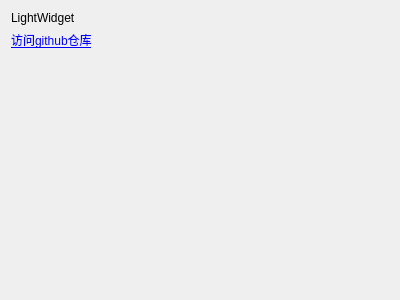
<?xml version="1.0" encoding="UTF-8"?>
<ui version="4.0">
 <class>AboutWindow</class>
 <widget class="QWidget" name="AboutWindow">
  <property name="geometry">
   <rect>
    <x>0</x>
    <y>0</y>
    <width>400</width>
    <height>300</height>
   </rect>
  </property>
  <property name="windowTitle">
   <string>关于</string>
  </property>
  <layout class="QGridLayout" name="gridLayout">
   <item row="0" column="0">
    <widget class="QLabel" name="labelTitle">
     <property name="text">
      <string>LightWidget</string>
     </property>
    </widget>
   </item>
   <item row="1" column="0">
    <widget class="QLabel" name="labelLink">
     <property name="text">
      <string>&lt;a href=&quot;http://www.github.com/HWorldY/WidgetExplorer&quot;&gt;访问github仓库&lt;/a&gt;</string>
     </property>
    </widget>
   </item>
   <item row="2" column="0">
    <spacer name="verticalSpacer">
     <property name="orientation">
      <enum>Qt::Orientation::Vertical</enum>
     </property>
     <property name="sizeHint" stdset="0">
      <size>
       <width>20</width>
       <height>40</height>
      </size>
     </property>
    </spacer>
   </item>
  </layout>
 </widget>
 <resources/>
 <connections/>
</ui>
